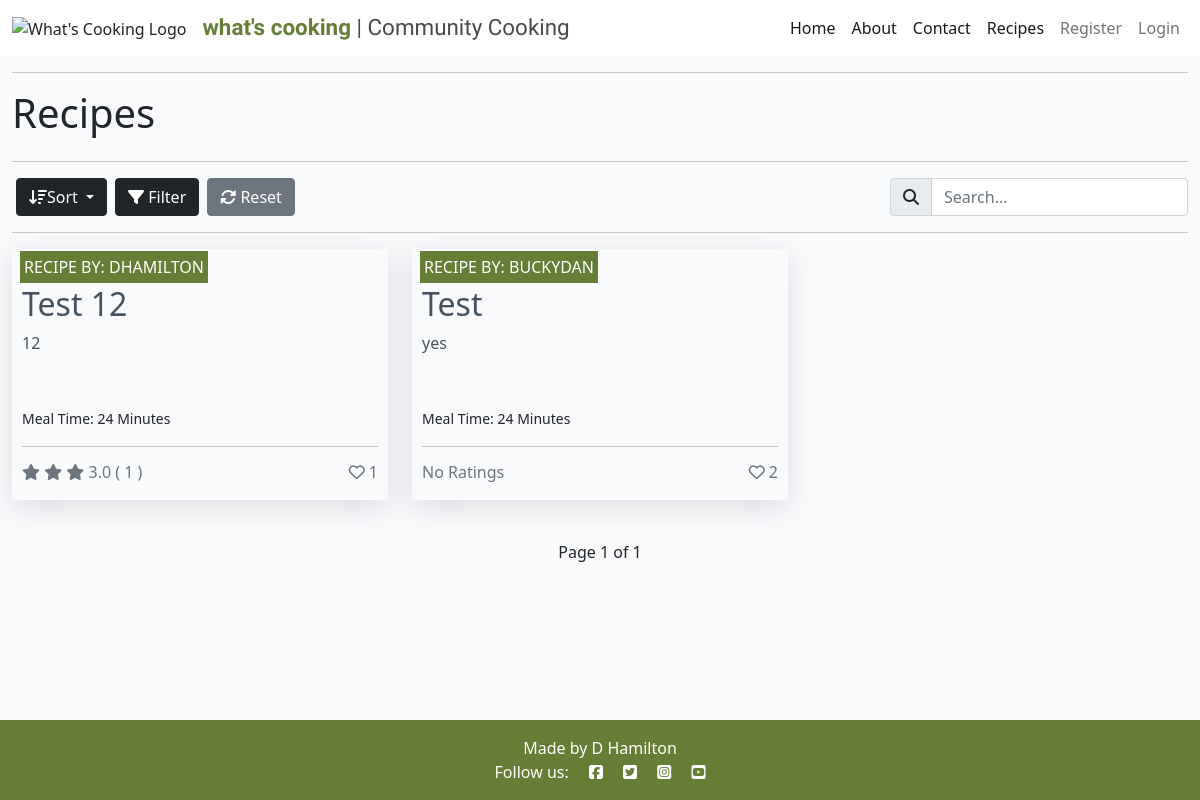
The app's page /recipes/ with its own data.
### socialrecipe/models.py (models this page shows, shortened)
class Recipes(models.Model):
    title = models.CharField(max_length=150)
    slug = models.SlugField(max_length=150, unique=True)
    author = models.ForeignKey(
        User, on_delete=models.CASCADE, related_name="user_recipes")
    recipe_image = CloudinaryField(
        'image', default='v1675027391/placeholder-recipe.png')
    excerpt = models.TextField()
    status = models.IntegerField(choices=RECIPE_STATUS, default=0)
    favourites = models.ManyToManyField(
        User, related_name='user_favourites', blank=True)
    upload_date = models.DateTimeField(auto_now_add=True)
    update_date = models.DateTimeField(auto_now=True)
    prep_time = models.PositiveIntegerField(default=0)
    cook_time = models.PositiveIntegerField(default=0)
    serves = models.PositiveIntegerField(default=1)
    class Meta:
        ordering = ['-upload_date']
    def number_of_favourites(self):
        return self.favourites.count()
    def total_time(self):
        return self.prep_time + self.cook_time

### socialrecipe/views.py (the view, shortened to what this page needs)
class RecipesList(View):
    def sort_functions(self, recipes_list, kwargs):
        return recipes_list
    def top_5_ingredients(self):
        ingredients_list = RecipeItems.objects.values_list('ingredients__name', flat=True)
        top_ingredients = Counter(ingredients_list).most_common(5)
        return top_ingredients
    def get(self, request, **kwargs):
        recipes_list = Recipes_obj.filter(
            status=1).order_by('-upload_date')
        form = SearchRecipeForm(request.GET)
        filter_form = FilterRecipeForm(request.GET)
        query = True
        if form.is_valid():
            if form.cleaned_data['search_query'] != "":
                recipes_list = form.cleaned_data['search_query']
                recipes_list = Recipes_obj.filter(
                    status=1).filter(Q(
                        author__username__icontains=recipes_list) | Q(
                            title__icontains=recipes_list)).order_by(
                                '-upload_date')
        recipe_elm = []
        if filter_form.is_valid():
            recipe_elm = filter_form.cleaned_data['filter_query']
            recipes_list = recipe_filter_list(recipe_elm)
        recipes_list = self.sort_functions(recipes_list, kwargs)
        recipes_list = get_average_rating(recipes_list)
        recipes_list = paginate_recipes(request, recipes_list)
        if len(recipes_list) == 0:
            recipes_list = "No Recipes Match Your Search"
            query = False
        return render(
            request,
            "recipes.html",
            {
                "recipes_list": recipes_list,
                "paginate_by": 6,
                "page_name": "Recipes",
                'form': form,
                "query": query,
                "filter_form": filter_form,
                "searched_ingri_list": recipe_elm,
                "top_ingredients": self.top_5_ingredients(),
            }
        )

### socialrecipe/forms.py
class SearchRecipeForm(forms.Form):
    search_query = forms.CharField(
        max_length=100,
        required=False,
        widget=forms.TextInput(
            attrs={'id': 'search_query',
                   'placeholder': 'Search...', 'class': 'form-control'}))

class FilterRecipeForm(forms.Form):
    filter_query = forms.ModelMultipleChoiceField(
        queryset=Ingredients_obj.filter(approved=True).order_by('name'),
        widget=forms.CheckboxSelectMultiple
    )

### socialrecipe/models.py (called while the page is built)
    @classmethod
    def get_average(cls, recipe_id):
        return cls.objects.filter(
            recipe_id=recipe_id).aggregate(
                average=Avg('rating')).get('average')

### socialrecipe/views.py (called while the page is built)
def get_average_rating(recipes_list):
    for arecipe in recipes_list:
        recipes_count = StarRating_obj.filter(recipe=arecipe).count()
        recipes_avg = StarRating.get_average(arecipe.id)
        arecipe.the_star_rating = recipes_avg
        arecipe.the_star_rating_int = range(0, int(recipes_avg or 0))
        arecipe.the_star_rating_count = recipes_count
    return recipes_list

def paginate_recipes(request, recipes):
    paginate_by = 6
    page = request.GET.get('page') or 1
    paginator = Paginator(recipes, paginate_by)
    paginator = paginator.get_page(page)
    return paginator

### templates/recipes.html (shortened to what this page needs)
{% extends "base.html" %}
{% load static %}
{% block content %}
<div class="container-fluid recipe-page">
    <div class="row">
        <div class="col">
            <hr>
        </div>
    </div>
    <div class="row">
        <div class="col">
            <h1>Recipes</h1>
        </div>
    </div>
    <div class="row">
        <div class="col">
            <hr>
        </div>
    </div>
    <div class="d-flex flex-wrap justify-content-center">
        <div class="d-flex align-items-center mb-3 mb-lg-0 me-lg-auto">
            <div class="dropdown">
                <a class="btn btn-dark dropdown-toggle mx-1" href="#" role="button" id="dropdownMenuLink" title="Dropdown sort options"
                    data-bs-toggle="dropdown" aria-expanded="false">
                    <i class="fa-solid fa-arrow-down-wide-short"></i>Sort
                </a>
            </div>
            <button class="btn btn-dark mx-1" type="button" data-bs-toggle="offcanvas"
                data-bs-target="#offcanvasFilterScroll" aria-controls="offcanvasFilterScroll" aria-label="Open filter tab">
                <i class="fa-solid fa-filter"></i> Filter</button>
            <button class="btn btn-secondary mx-1" type="button" onclick="window.location.href='{% url 'recipes' %}';" aria-label="Reset the filters">
                <i class="fa-solid fa-rotate"></i> Reset</button>
        </div>
        <form class="col-12 col-lg-auto mb-3 mb-lg-0" id="search_recipe_bar" method="get"
            action="{% url 'recipes_search' %}">
            <div class="input-group">
                <span class="input-group-text" id="basic-addon1"><i class="fa-solid fa-magnifying-glass"></i></span>
                {% for field in form %}
                {{ field }}
                {% endfor %}
            </div>
        </form>
    </div>
    <div class="row">
        <div class="col">
            <hr>
        </div>
    </div>
    </div>
    {% if query == False %}
    <div class="container-fluid">
        <div class="row">
    <div class="col">
        <p>{{ recipes_list }}</p>
    </div>
</div>
</div>
    {% else %}
    <div class="container-fluid">
    <div class="row">
        <div class="col-12 left">
            <div class="row">
                {% for recipe in recipes_list %}
                <div class="col-md-4">
                    <div class="card mb-4">
                        <div class="card-body index-card-body">
                            <div class="image-container">
                                <div class="image-flash">
                                    <a class="text-decoration-none text-reset"
                                        href="{% url 'profile_page' recipe.author %}" title="Go to user profile page">
                                        <p class="author">Recipe by: {{ recipe.author }}</p>
                                    </a>
                                </div>
                            </div>
                            <a href="{% url 'recipe_detail' recipe.slug %}" class="post-link" title="Go to recipe details page">
                                <h2 class="card-title one-Line-ellipsis text-capitalize">{{ recipe.title }}</h2>
                                <p class="card-text card-h-small">{{ recipe.excerpt }}</p>
                            </a>
                            <p class="card-text mb-0"><small>Meal Time: {{ recipe.total_time }} Minutes</small></p>
                            <hr />
                            <div class="d-flex">
                                <div class="col-10 card-text text-muted h6">
                                    {% if recipe.the_star_rating_count != 0 %}
                                    {% for _ in recipe.the_star_rating_int %}
                                    <i class="fa-solid fa-star"></i>
                                    {% endfor %}
                                    {{ recipe.the_star_rating|floatformat:1  }} ( {{ recipe.the_star_rating_count }} )
                                    {% else %}
                                    No Ratings
                                    {% endif %}
                                </div>
                                <div class="col-2 text-end card-text text-muted h6">
                                    <i class="far fa-heart"></i> {{ recipe.number_of_favourites }}
                                </div>
                            </div>
                        </div>
                    </div>
                </div>
                {% endfor %}
            </div>
        </div>
    </div>
<div class="row p-0 my-3">
        <span class="text-center">Page {{ recipes_list.number }} of {{ recipes_list.paginator.num_pages }}</span>
    </div>
    {% endif %}
</div>
{%endblock%}

### templates/base.html (shortened to what this page needs)
{% load static %}
<!DOCTYPE html>
<html lang="en">
<html class="h-100">
<head>
    <link href="https://cdn.jsdelivr.net/npm/bootstrap@5.0.1/dist/css/bootstrap.min.css" rel="stylesheet"
>
    <link rel="stylesheet" href="https://cdn.jsdelivr.net/npm/@splidejs/splide@3.6.12/dist/css/splide.min.css">
    <link rel="stylesheet" href="{% static 'css/style.css' %}">
</head>
<body class="d-flex flex-column h-100 main-bg">
    <nav class="navbar navbar-expand-lg navbar-light bg-white">
        <div class="container-fluid justify-content-start">
            <a class="text-decoration-none text-reset" href="{% url 'home' %}" title="Go to Home page">
                <img class="me-3" alt="What's Cooking Logo"
                    src="https://res.cloudinary.com/dcyscwwbk/image/upload/v1675026306/site_images/Logo-WC.webp">
            </a>
            <span class="brand">
                <a class="text-decoration-none text-reset" href="{% url 'home' %}" title="Go to Home page">
                    <span class="brand-text">what's cooking</span>
                </a>
                <span class="thin brand-bar ">| Community Cooking</span>
            </span>
            <div class="collapse navbar-collapse" id="navbarText">
                <ul class="navbar-nav ms-auto mb-2 mb-lg-0">
                    <li class="nav-item">
                        <a class="nav-link active" aria-current="page" href="{% url 'home' %}" title="Go to Home page">Home</a>
                    </li>
                    <li class="nav-item">
                        <a class="nav-link active" aria-current="page" href="{% url 'aboutus' %}" title="Go to About page">About</a>
                    </li>
                    <li class="nav-item">
                        <a class="nav-link active" aria-current="page" href="{% url 'aboutus' %}#contact" title="Go to Contact page">Contact</a>
                    </li>
                    <li class="nav-item">
                        <a class="nav-link active" aria-current="page" href="{% url 'recipes' %} " title="Go to Recipes page">Recipes</a>
                    </li>
                    {% if user.is_authenticated %}
                    <li class="nav-item">
                        <a class="nav-link" type="button" data-bs-toggle="offcanvas"
                            data-bs-target="#offcanvasScrolling" aria-controls="offcanvasScrolling" title="Open profile tab">Profile</a>
                    </li>
                    {% else %}
                    <li class="nav-item">
                        <a class="nav-link" href="{% url 'account_signup' %}" title="Go to register account page">Register</a>
                    </li>
                    <li class="nav-item">
                        <a class="nav-link" href="{% url 'account_login' %}" title="Go to Login page">Login</a>
                    </li>
                    {% endif %}
                </ul>
            </div>
        </div>
    </nav>
    <main class="flex-shrink-0 main-bg">
        {% block content %}{% endblock content %}
    </main>
    <footer class="footer mt-auto py-3 footer-bg">
        <p class="m-0 text-center text-white">
            <a href="https://github.com/dlhamilton" rel="author" title="Go to D Hamilton Github" target="_blank"
                class="footer_button">
                Made by D Hamilton
            </a>
        </p>
        <p class="m-0 text-center text-white">Follow us:
            <a href="https://en-gb.facebook.com/" rel="external" title="Go to Facebook" target="_blank"
                class="footer_button"><i class="fab fa-facebook-square ms-3"></i></a>
            <a href="https://twitter.com/?lang=en" rel="external" title="Go to Twitter" target="_blank"
                class="footer_button"><i class="fab fa-twitter-square ms-3"></i></a>
            <a href="https://www.instagram.com/" rel="external" title="Go to Instagram" target="_blank"
                class="footer_button"><i class="fab fa-instagram-square ms-3"></i></a>
            <a href="https://www.youtube.com/" rel="external" title="Go to Youtube" target="_blank"
                class="footer_button"><i class="fab fa-youtube-square ms-3"></i></a></p>
    </footer>
</body>
</html>

### static/css/style.css (style rules this page uses)
body { background-color: #F9FAFC; }
.brand { font-family: 'Unica One', cursive; font-size: 1.4rem; font-weight: 700; color: #667D36; }
.brand-bar { color: #4A4A4F; }
.card { border: none; background-color: transparent; }
.image-container { position: relative; }
.image-flash { position: absolute; bottom: 5%; min-width: 30%; left: -2px; background-color: #667D36; }
.author { color: white; margin: 4px; text-transform: uppercase; }
.post-link, .post-link-green { text-decoration: none; color: #445261; }
.index-card-body { padding: 10px; box-shadow: rgba(100, 100, 111, 0.2) 0px 7px 29px 0px; }
.card-h-small { min-height: 75px; height: 75px; max-height: 75px; display: -webkit-box; -webkit-line-clamp: 3; -webkit-box-orient: vertical; overflow: hidden; }
.one-Line-ellipsis { white-space: nowrap; overflow: hidden; text-overflow: ellipsis; }
.thin { font-weight: 300; }
.footer-bg { background-color: #667D36; }
.main-bg { background-color: #F9FAFC; }
.footer_button, .footer_button:visited { text-decoration: none; color: inherit; }

### records on screen
Recipes: author "DHAMILTON", title "Test 12", excerpt "12", total_time "24", the_star_rating "3.0", the_star_rating_count "1", number_of_favourites "1"
Recipes: author "BUCKYDAN", title "Test", excerpt "yes", total_time "24", shows "No Ratings", number_of_favourites "2"

### other values on screen
{{ recipes_list.number }} "1"
{{ recipes_list.paginator.num_pages }} "1"
